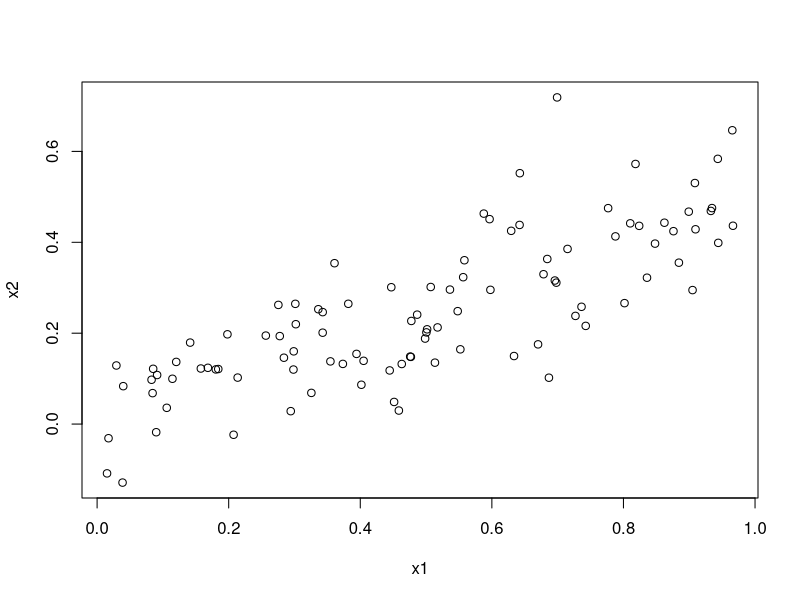
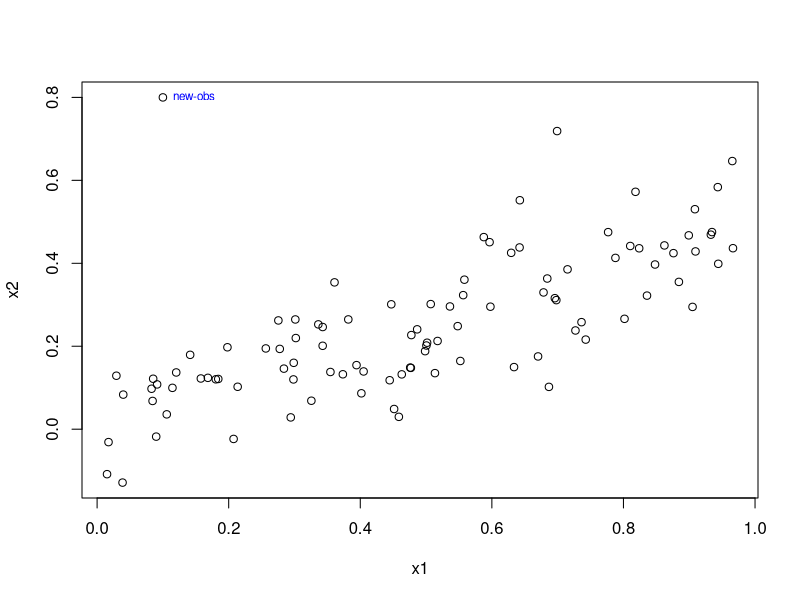
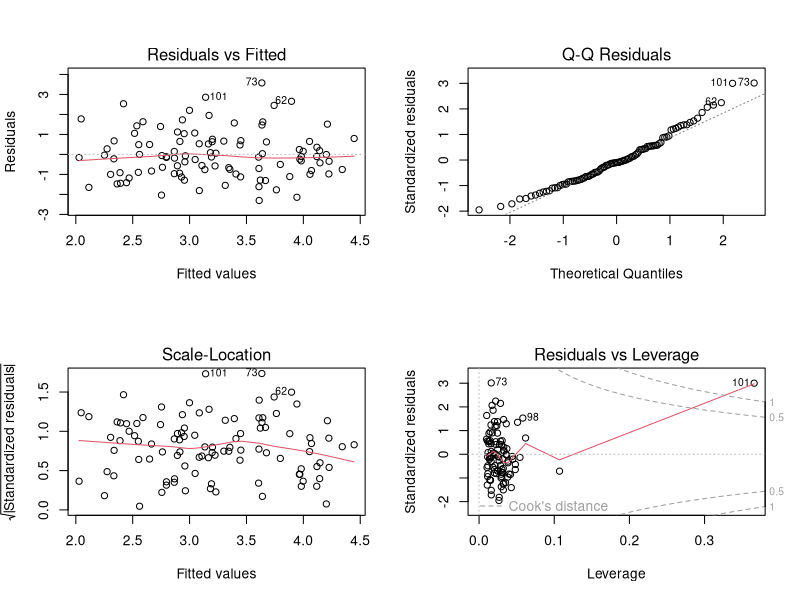
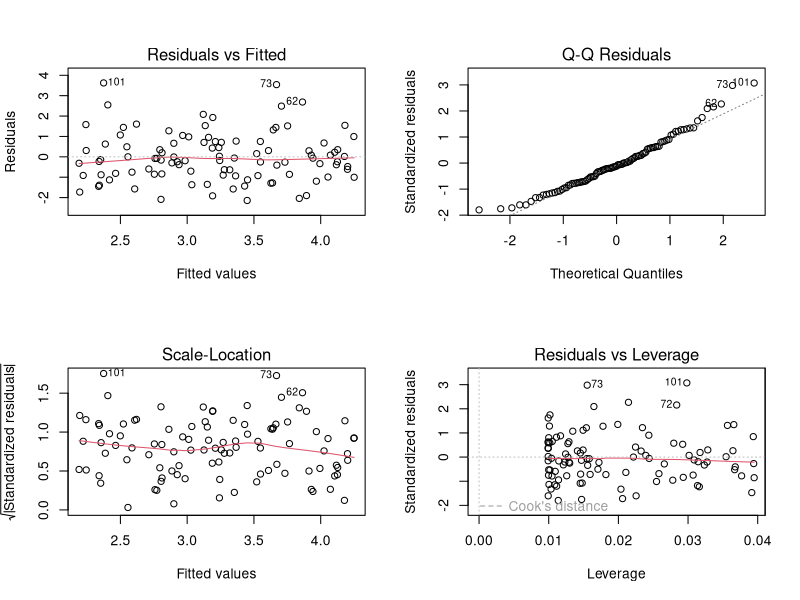
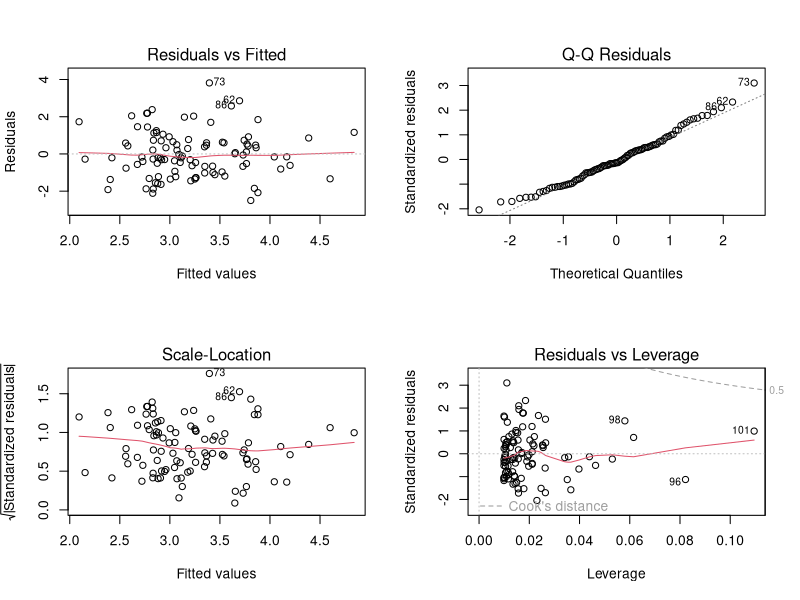

Reproduce these figures in R, in order.
setwd("C:/Users/Igor/Desktop/topicos_george_2023/lista4")
########################################################
## Exercício 14 do Capítulo 3 de James et al. (2021). ##
########################################################

#a,b e c
set.seed(180122207)
x1 = runif(100)
x2 = 0.5*x1+rnorm(100)/10
y = 2+2*x1+0.3*x2+rnorm(100)


#$Y = 2 + 2x_1 + 0.3x_2 + \epsilon$, where $\epsilon$ is a N(0,1) variable.
#$\beta_0=2$, $\beta_1=2$, $\beta_2=0.3$ 
  

cor(x1,x2) 
plot(x2~x1)



lm.fit9 = lm(y~x1+x2)
summary(lm.fit9)

# d
lm.fit10 = lm(y~x1)
summary(lm.fit10)

# e

lm.fit11 = lm(y~x2)
summary(lm.fit11)

# g
x1=c(x1 , 0.1)
x2=c(x2 , 0.8)
y=c(y,6)

lm.fit9_g = lm(y~x1+x2)
lm.fit10_g = lm(y~x1)
lm.fit11_g = lm(y~x2)

plot(x1,x2)
text(x=0.1, y=0.8, labels="new-obs", pos=4, cex=.7, col="blue")

par(mfrow=c(2,2))
plot(lm.fit9_g)

par(mfrow=c(2,2))
plot(lm.fit10_g)

par(mfrow=c(2,2))
plot(lm.fit11_g)